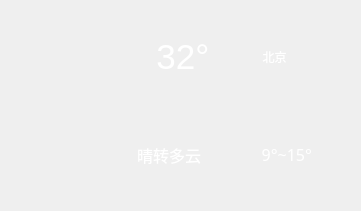
   <widget class="QWidget" name="widget_3" native="true">
    <property name="geometry">
     <rect>
      <x>20</x>
      <y>70</y>
      <width>361</width>
      <height>211</height>
     </rect>
    </property>
    <layout class="QGridLayout" name="gridLayout_2">
     <item row="0" column="0" rowspan="2">
      <widget class="QLabel" name="lblTypeIcon">
       <property name="minimumSize">
        <size>
         <width>120</width>
         <height>120</height>
        </size>
       </property>
       <property name="maximumSize">
        <size>
         <width>120</width>
         <height>120</height>
        </size>
       </property>
       <property name="text">
        <string/>
       </property>
       <property name="pixmap">
        <pixmap resource="image.qrc">:/type/res/type/DuoYun.png</pixmap>
       </property>
       <property name="scaledContents">
        <bool>true</bool>
       </property>
      </widget>
     </item>
     <item row="0" column="1">
      <layout class="QHBoxLayout" name="horizontalLayout_9">
       <item>
        <widget class="QLabel" name="lblwendu">
         <property name="font">
          <font>
           <family>Arial</family>
           <pointsize>26</pointsize>
           <weight>50</weight>
           <italic>false</italic>
           <bold>false</bold>
           <kerning>false</kerning>
          </font>
         </property>
         <property name="styleSheet">
          <string notr="true">color: rgb(255, 255, 255);
font: 26pt &quot;Arial&quot;;</string>
         </property>
         <property name="text">
          <string>  32°</string>
         </property>
         <property name="textFormat">
          <enum>Qt::AutoText</enum>
         </property>
         <property name="scaledContents">
          <bool>false</bool>
         </property>
        </widget>
       </item>
       <item>
        <layout class="QVBoxLayout" name="verticalLayout_6">
         <item>
          <widget class="QLabel" name="lblcity">
           <property name="font">
            <font>
             <family>微软雅黑</family>
             <kerning>false</kerning>
            </font>
           </property>
           <property name="styleSheet">
            <string notr="true">color: rgb(255, 255, 255);</string>
           </property>
           <property name="text">
            <string>     北京</string>
           </property>
           <property name="textFormat">
            <enum>Qt::AutoText</enum>
           </property>
           <property name="scaledContents">
            <bool>false</bool>
           </property>
          </widget>
         </item>
        </layout>
       </item>
      </layout>
     </item>
     <item row="1" column="1">
      <layout class="QHBoxLayout" name="horizontalLayout_10">
       <item>
        <widget class="QLabel" name="lblType">
         <property name="sizePolicy">
          <sizepolicy hsizetype="Preferred" vsizetype="Preferred">
           <horstretch>0</horstretch>
           <verstretch>0</verstretch>
          </sizepolicy>
         </property>
         <property name="font">
          <font>
           <family>微软雅黑</family>
           <pointsize>12</pointsize>
           <weight>50</weight>
           <italic>false</italic>
           <bold>false</bold>
           <kerning>false</kerning>
          </font>
         </property>
         <property name="layoutDirection">
          <enum>Qt::RightToLeft</enum>
         </property>
         <property name="autoFillBackground">
          <bool>false</bool>
         </property>
         <property name="styleSheet">
          <string notr="true">background-color: rgba(255, 255, 255,0);
font: 12pt &quot;微软雅黑&quot;;
color: rgb(255, 255, 255);</string>
         </property>
         <property name="text">
          <string>晴转多云</string>
         </property>
         <property name="scaledContents">
          <bool>true</bool>
         </property>
         <property name="alignment">
          <set>Qt::AlignLeading|Qt::AlignLeft|Qt::AlignVCenter</set>
         </property>
        </widget>
       </item>
       <item>
        <spacer name="horizontalSpacer">
         <property name="orientation">
          <enum>Qt::Horizontal</enum>
         </property>
         <property name="sizeHint" stdset="0">
          <size>
           <width>40</width>
           <height>20</height>
          </size>
         </property>
        </spacer>
       </item>
       <item>
        <widget class="QLabel" name="lblLowHigh">
         <property name="font">
          <font>
           <family>微软雅黑</family>
           <pointsize>12</pointsize>
           <weight>50</weight>
           <italic>false</italic>
           <bold>false</bold>
          </font>
         </property>
         <property name="styleSheet">
          <string notr="true">background-color: rgba(255, 255, 255,0);
font: 12pt &quot;微软雅黑&quot;;
color: rgb(255, 255, 255);</string>
         </property>
         <property name="text">
          <string>    9°~15°</string>
         </property>
         <property name="alignment">
          <set>Qt::AlignLeading|Qt::AlignLeft|Qt::AlignVCenter</set>
         </property>
        </widget>
       </item>
       <item>
        <spacer name="horizontalSpacer_4">
         <property name="orientation">
          <enum>Qt::Horizontal</enum>
         </property>
         <property name="sizeHint" stdset="0">
          <size>
           <width>40</width>
           <height>20</height>
          </size>
         </property>
        </spacer>
       </item>
      </layout>
     </item>
    </layout>
   </widget>
